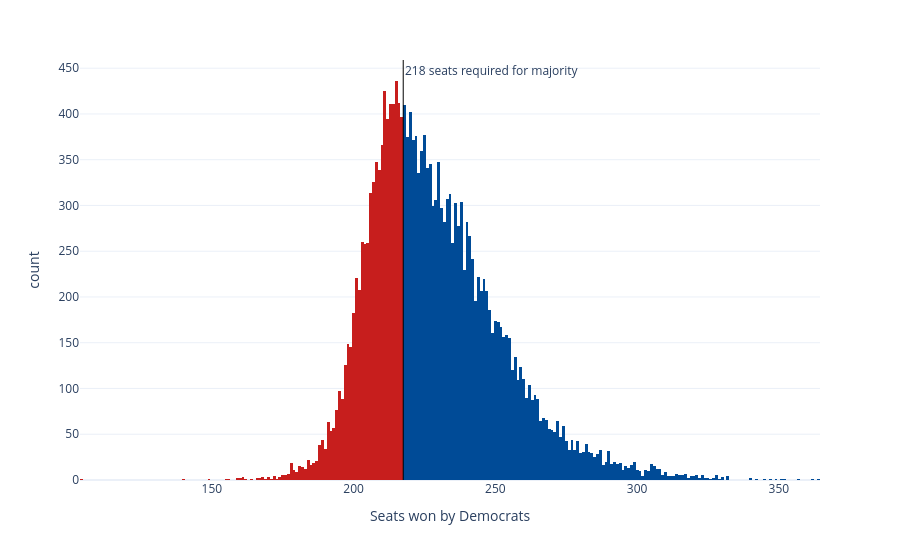

Here is the notebook cell this chart was saved with:
### Code cell
sims_hist = px.histogram(seat_sims, x='seats', nbins=np.unique(seat_sims['seats']).shape[0]*2, color='winner',
                         color_discrete_map={'Democrats': '#004b97', 'Republicans': '#c71e1d'},
                         labels={'seats':'Seats won by Democrats', 'winner': 'Winner'}, template='plotly_white')
sims_hist.update_traces(showlegend=False)
sims_hist.add_vline(x=217.5, line_width=1, line_color='black', annotation_text='218 seats required for majority', 
                    annotation_position='top right')
sims_hist

### Figure 1 — Plotly figure (JSON) as saved in the notebook; plotly's stock layout.template omitted (floating-point values rounded to 4 significant figures; data arrays with more than 128 entries replaced by an {"elided": "..."} marker saying what was removed)
{"data": [{"bingroup": "x", "hovertemplate": "Winner=Republicans<br>Seats won by Democrats=%{x}<br>count=%{y}<extra></extra>", "legendgroup": "Republicans", "marker": {"color": "#c71e1d", "pattern": {"shape": ""}}, "name": "Republicans", "nbinsx": 372, "orientation": "v", "showlegend": false, "type": "histogram", "x": {"elided": "7149 int values"}, "xaxis": "x", "yaxis": "y"}, {"bingroup": "x", "hovertemplate": "Winner=Democrats<br>Seats won by Democrats=%{x}<br>count=%{y}<extra></extra>", "legendgroup": "Democrats", "marker": {"color": "#004b97", "pattern": {"shape": ""}}, "name": "Democrats", "nbinsx": 372, "orientation": "v", "showlegend": false, "type": "histogram", "x": {"elided": "12851 int values"}, "xaxis": "x", "yaxis": "y"}], "layout": {"annotations": [{"showarrow": false, "text": "218 seats required for majority", "x": 217.5, "xanchor": "left", "xref": "x", "y": 1, "yanchor": "top", "yref": "y domain"}], "barmode": "relative", "legend": {"title": {"text": "Winner"}, "tracegroupgap": 0}, "margin": {"t": 60}, "shapes": [{"line": {"color": "black", "width": 1}, "type": "line", "x0": 217.5, "x1": 217.5, "xref": "x", "y0": 0, "y1": 1, "yref": "y domain"}], "xaxis": {"anchor": "y", "domain": [0, 1], "title": {"text": "Seats won by Democrats"}}, "yaxis": {"anchor": "x", "domain": [0, 1], "title": {"text": "count"}}}}
